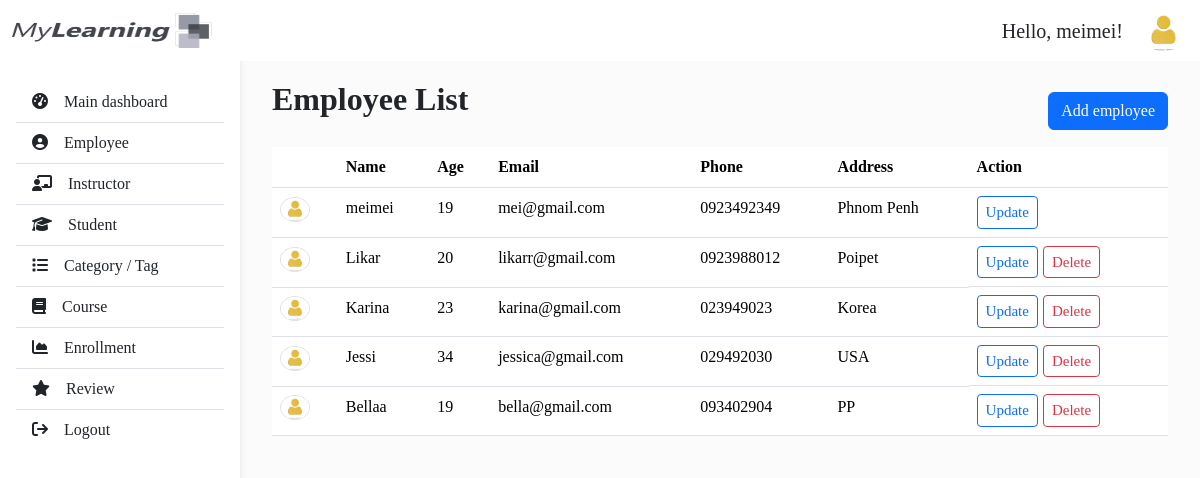
/employees/ (signed in), run on an earlier commit of the app's database.
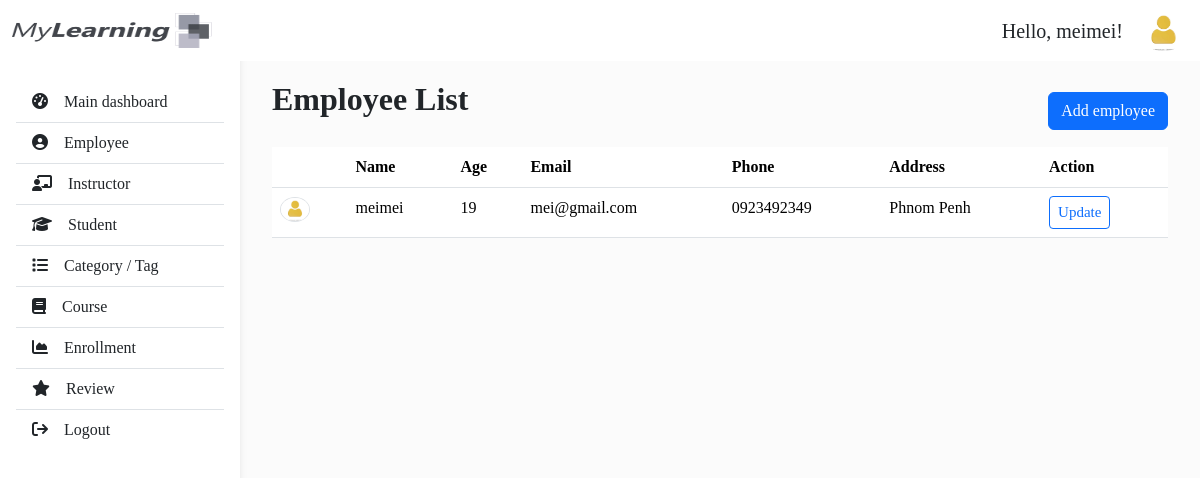
And on a later commit of the database.
### users/models.py (models this page shows, shortened)
class Employee(models.Model):
  user = models.OneToOneField(User, on_delete=models.CASCADE, null=True)
  name = models.CharField(max_length=100)
  age = models.IntegerField()
  email = models.EmailField()
  phone = models.CharField(max_length=20)
  address = models.CharField(max_length=150)

### users/decorators.py (the view)
    def wrapper_func(request, *args, **kwargs):
      group = None
      if request.user.groups.exists():
        group = request.user.groups.all()[0].name
        print('login group: ', group)
      print('allow group: ', allow_roles)
      if group in allow_roles:
        return view_func(request, *args, **kwargs)
      else:
        return HttpResponse('You are not authorize to view this page!')

### users/views.py (called while the page is built)
@login_required(login_url='login')
@allow_users(allow_roles=['admin'])
def List(request):
  employees = Employee.objects.all()
  return render(request, 'employees/list.html', {'employees':employees})

### users/templates/employees/list.html (shortened to what this page needs)
{% extends 'base.html' %}
{%block content %}
  <div class="px-4 py-3">
    <div class="d-flex align-items-center">
      <div class="flex-grow-1 fw-bold fs-2 mb-4">Employee List</div>
      <a href="{% url 'users:employee_create' %}" class="btn btn-primary">Add employee</a>
    </div>
    <div class="overflow-auto">
      <table class="table">
        <thead>
          <tr>
            <th scope="col"></th>
            <th scope="col">Name</th>
            <th scope="col">Age</th>
            <th scope="col">Email</th>
            <th scope="col">Phone</th>
            <th scope="col">Address</th>
            <th scope="col">Action</th>
          </tr>
        </thead>
        <tbody>
          {% for employee in employees %}
          <tr>
            <th scope="row">
              <img class="rounded-circle border" style="width: 30px;" src="/media/profiles/employee-profile.webp" alt="profile">
            </th>
            <td>{{employee.name}}</td>
            <td>{{employee.age}}</td>
            <td>{{employee.email}}</td>
            <td>{{employee.phone}}</td>
            <td>{{employee.address}}</td>
            <td class="btn-container">
              <a
                href="{% url 'users:employee_update' employee.id %}"
                class="btn btn-outline-primary btn-sm"
                >Update</a
              >
              {% if request.user.employee.id != employee.id %}
                <a
                  href="{% url 'users:employee_delete' employee.id %}"
                  class="btn btn-outline-danger btn-sm"
                  >Delete</a
                >
              {% endif %}
            </td>
          </tr>
          {% endfor %}
        </tbody>
      </table>
    </div>
  </div>
{% endblock content %}

What changed in the data, as far as the page shows it:
removed Employee: name "Likar", age "20", email "likarr@gmail.com", phone "0923988012", address "Poipet", shows "Delete"
removed Employee: name "Karina", age "23", email "karina@gmail.com", phone "023949023", address "Korea", shows "Delete"
removed Employee: name "Jessi", age "34", email "jessica@gmail.com", phone "029492030", address "USA", shows "Delete"
removed Employee: name "Bellaa", age "19", email "bella@gmail.com", phone "093402904", address "PP", shows "Delete"
